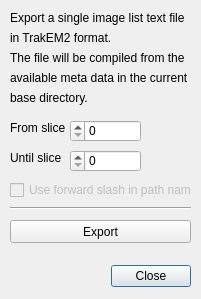
<?xml version="1.0" encoding="UTF-8"?>
<ui version="4.0">
 <class>exportDlg</class>
 <widget class="QDialog" name="exportDlg">
  <property name="windowModality">
   <enum>Qt::ApplicationModal</enum>
  </property>
  <property name="geometry">
   <rect>
    <x>0</x>
    <y>0</y>
    <width>201</width>
    <height>299</height>
   </rect>
  </property>
  <property name="sizePolicy">
   <sizepolicy hsizetype="Preferred" vsizetype="Preferred">
    <horstretch>0</horstretch>
    <verstretch>0</verstretch>
   </sizepolicy>
  </property>
  <property name="windowTitle">
   <string>Export Image List</string>
  </property>
  <property name="layoutDirection">
   <enum>Qt::RightToLeft</enum>
  </property>
  <widget class="QDialogButtonBox" name="buttonBox">
   <property name="geometry">
    <rect>
     <x>20</x>
     <y>260</y>
     <width>171</width>
     <height>32</height>
    </rect>
   </property>
   <property name="layoutDirection">
    <enum>Qt::LeftToRight</enum>
   </property>
   <property name="locale">
    <locale language="English" country="UnitedKingdom"/>
   </property>
   <property name="orientation">
    <enum>Qt::Horizontal</enum>
   </property>
   <property name="standardButtons">
    <set>QDialogButtonBox::Close</set>
   </property>
  </widget>
  <widget class="Line" name="line_2">
   <property name="geometry">
    <rect>
     <x>10</x>
     <y>200</y>
     <width>181</width>
     <height>16</height>
    </rect>
   </property>
   <property name="orientation">
    <enum>Qt::Horizontal</enum>
   </property>
  </widget>
  <widget class="QPushButton" name="pushButton_export">
   <property name="geometry">
    <rect>
     <x>10</x>
     <y>220</y>
     <width>181</width>
     <height>23</height>
    </rect>
   </property>
   <property name="text">
    <string>Export</string>
   </property>
  </widget>
  <widget class="QCheckBox" name="checkBox_forwardSlash">
   <property name="enabled">
    <bool>false</bool>
   </property>
   <property name="geometry">
    <rect>
     <x>10</x>
     <y>180</y>
     <width>181</width>
     <height>20</height>
    </rect>
   </property>
   <property name="layoutDirection">
    <enum>Qt::LeftToRight</enum>
   </property>
   <property name="text">
    <string>Use forward slash in path names</string>
   </property>
   <property name="checked">
    <bool>false</bool>
   </property>
   <property name="tristate">
    <bool>false</bool>
   </property>
  </widget>
  <widget class="QLabel" name="label">
   <property name="geometry">
    <rect>
     <x>10</x>
     <y>10</y>
     <width>181</width>
     <height>16</height>
    </rect>
   </property>
   <property name="text">
    <string>Export a single image list text file</string>
   </property>
  </widget>
  <widget class="QLabel" name="label_2">
   <property name="geometry">
    <rect>
     <x>10</x>
     <y>30</y>
     <width>171</width>
     <height>16</height>
    </rect>
   </property>
   <property name="text">
    <string>in TrakEM2 format.</string>
   </property>
  </widget>
  <widget class="QSpinBox" name="spinBox_fromSlice">
   <property name="geometry">
    <rect>
     <x>70</x>
     <y>120</y>
     <width>71</width>
     <height>22</height>
    </rect>
   </property>
   <property name="maximum">
    <number>99999</number>
   </property>
  </widget>
  <widget class="QSpinBox" name="spinBox_untilSlice">
   <property name="geometry">
    <rect>
     <x>70</x>
     <y>150</y>
     <width>71</width>
     <height>22</height>
    </rect>
   </property>
   <property name="maximum">
    <number>99999</number>
   </property>
  </widget>
  <widget class="QLabel" name="label_3">
   <property name="geometry">
    <rect>
     <x>10</x>
     <y>120</y>
     <width>61</width>
     <height>16</height>
    </rect>
   </property>
   <property name="text">
    <string>From slice</string>
   </property>
  </widget>
  <widget class="QLabel" name="label_4">
   <property name="geometry">
    <rect>
     <x>10</x>
     <y>150</y>
     <width>51</width>
     <height>16</height>
    </rect>
   </property>
   <property name="text">
    <string>Until slice</string>
   </property>
  </widget>
  <widget class="QLabel" name="label_5">
   <property name="geometry">
    <rect>
     <x>10</x>
     <y>50</y>
     <width>181</width>
     <height>16</height>
    </rect>
   </property>
   <property name="text">
    <string>The file will be compiled from the </string>
   </property>
  </widget>
  <widget class="QLabel" name="label_6">
   <property name="geometry">
    <rect>
     <x>10</x>
     <y>70</y>
     <width>181</width>
     <height>16</height>
    </rect>
   </property>
   <property name="text">
    <string>available meta data in the current</string>
   </property>
  </widget>
  <widget class="QLabel" name="label_7">
   <property name="geometry">
    <rect>
     <x>10</x>
     <y>90</y>
     <width>131</width>
     <height>16</height>
    </rect>
   </property>
   <property name="text">
    <string>base directory.</string>
   </property>
  </widget>
 </widget>
 <resources/>
 <connections>
  <connection>
   <sender>buttonBox</sender>
   <signal>accepted()</signal>
   <receiver>exportDlg</receiver>
   <slot>accept()</slot>
   <hints>
    <hint type="sourcelabel">
     <x>248</x>
     <y>254</y>
    </hint>
    <hint type="destinationlabel">
     <x>157</x>
     <y>274</y>
    </hint>
   </hints>
  </connection>
  <connection>
   <sender>buttonBox</sender>
   <signal>rejected()</signal>
   <receiver>exportDlg</receiver>
   <slot>reject()</slot>
   <hints>
    <hint type="sourcelabel">
     <x>316</x>
     <y>260</y>
    </hint>
    <hint type="destinationlabel">
     <x>286</x>
     <y>274</y>
    </hint>
   </hints>
  </connection>
 </connections>
</ui>
